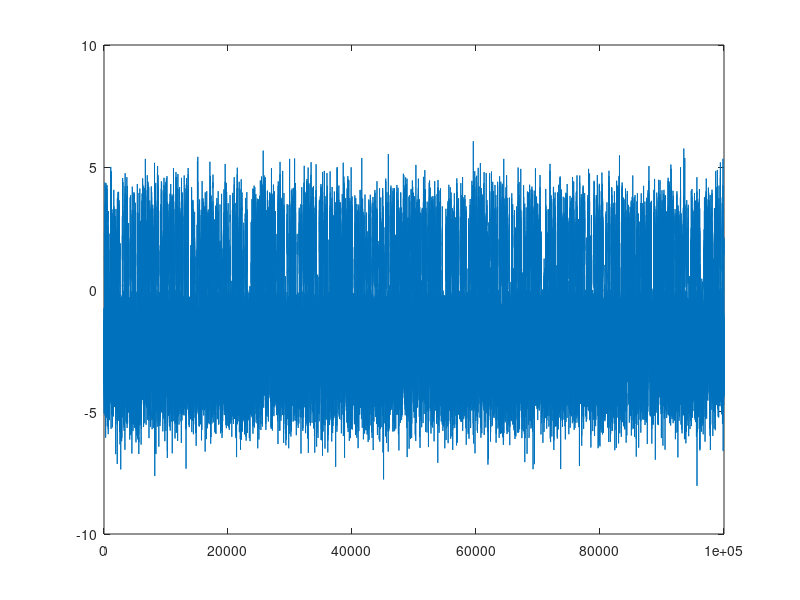

Source code (MATLAB): (Note: this script raises an error after producing the figure.)
%% SETAR(2;1;1)
rng(1)
N = 100000;
e = randn(N,1);
x = zeros(N,1);

% Parameters 
r1 = 0; % threshold
a0 = [-1.0, 1.0]; % coefficients a_0^J
a1 = [0.6, 0.4]; % coefficients a_1^J

% Initialize the process depending on the regime
if 0 <= r1
    x(1) = sqrt(1 / (1 - a1(1)^2)) * e(1);
else
    x(1) = sqrt(1 / (1 - a1(2)^2)) * e(1);
end

% Simulate the process
for n=2:N
    if x(n-1) <= r1
        x(n) = a0(1) + a1(1)*x(n-1) + e(n);
    else
        x(n) = a0(2) + a1(2)*x(n-1) + e(n);
    end
end

% Plot
figure;
plot(x)
yline(r1, 'k--')
xlabel("Time")
ylabel("x_t")
title("Simulation of SETAR(2;1;1)")

%%
r = 0;
d = 1;

Q = @(p, obs_low, obs_high) 1/(obs_high-obs_low-1)*sum((x(d+1+obs_low-1:obs_high) ...
        - (p(1) + 0.6.*x(d+obs_low-1:obs_high-1)).*(x(1+obs_low-1:obs_high-d)<=r) ...
        - (p(2) + 0.4.*x(d+obs_low-1:obs_high-1)).*(x(1+obs_low-1:obs_high-d)>r)).^2);

t = linspace(-2, 2, 50);
s = linspace(-2, 2, 50);
[T, S] = meshgrid(t, s);

obs_lows = [1, 1, 1, 1001, 1001];
obs_highs = [10000, 300, 30, 1300, 1030];

figure;
tiled = tiledlayout(2, 3);
for i=1:length(obs_highs)
    Z = arrayfun(@(p1, p2) Q([p1, p2], obs_lows(i), obs_highs(i)), T, S);
    nexttile;
    imagesc(t, s, Z);
    axis xy;
    colorbar;
    hold on
    contour(T, S, Z, 15, 'k')  % 20 contour levels
    plot(a0(1), a1(1), 'rx', markerSize=10, LineWidth=2)
    hold off
    xlabel('p1')
    ylabel('p2')
    title("Observations: " + obs_lows(i) + ":" + obs_highs(i));
end
tiled.TileSpacing = 'compact';
tiled.Padding = 'compact';